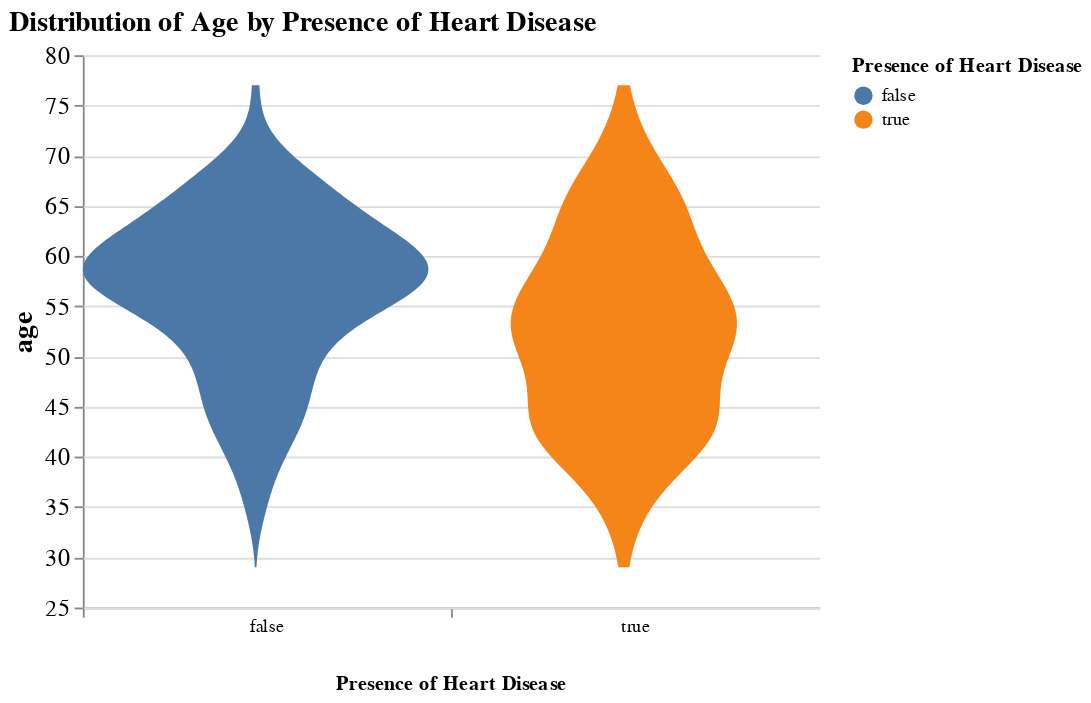

The code cell stored with this chart in its notebook:
### Code cell
# violin plot of age for each target 

kaggle_copy_2 = kaggle_df.copy()

kaggle_copy_2 = kaggle_copy_2.rename(columns={"target": "Presence of Heart Disease"})
kaggle_copy_2['Presence of Heart Disease'] = kaggle_copy_2['Presence of Heart Disease'].map({0: 'false', 1: 'true'})

alt.Chart(kaggle_copy_2).transform_density(
    'age',
    as_=['age', 'density'],
    groupby=['Presence of Heart Disease']
).mark_area(orient='horizontal').encode(
    y='age:Q',
    color='Presence of Heart Disease:N',
    x=alt.X(
        'density:Q',
        stack='center',
        impute=None,
        title=None,
        axis=alt.Axis(labels=False, values=[0],grid=False, ticks=True),
    ),
    column=alt.Column(
        'Presence of Heart Disease:N',
        header=alt.Header(
            titleOrient='bottom',
            labelOrient='bottom',
            labelPadding=0,
        ),
    )
).properties(
    width=200, 
    title = "Distribution of Age by Presence of Heart Disease"
).configure_facet(
    spacing=0
).configure_view(
    stroke=None
).configure_axis(
    labelFontSize = 13,
    titleFontSize = 15,
).configure_title(
    fontSize = 15
)

### Figure 1 — Vega-Lite specification as saved in the notebook (floating-point values rounded to 4 significant figures; data arrays with more than 128 entries replaced by an {"elided": "..."} marker saying what was removed)
{"config": {"view": {"continuousWidth": 400, "continuousHeight": 300, "stroke": null}, "axis": {"labelFontSize": 13, "titleFontSize": 15}, "facet": {"spacing": 0}, "title": {"fontSize": 15}}, "data": {"name": "data-c02d1c0655f2df0bef8f0bd931f4bfa3"}, "mark": {"type": "area", "orient": "horizontal"}, "encoding": {"color": {"type": "nominal", "field": "Presence of Heart Disease"}, "column": {"type": "nominal", "field": "Presence of Heart Disease", "header": {"labelOrient": "bottom", "labelPadding": 0, "titleOrient": "bottom"}}, "x": {"type": "quantitative", "axis": {"grid": false, "labels": false, "ticks": true, "values": [0]}, "field": "density", "impute": null, "stack": "center", "title": null}, "y": {"type": "quantitative", "field": "age"}}, "title": "Distribution of Age by Presence of Heart Disease", "transform": [{"density": "age", "groupby": ["Presence of Heart Disease"], "as": ["age", "density"]}], "width": 200, "$schema": "https://vega.github.io/schema/vega-lite/v4.8.1.json", "datasets": {"data-c02d1c0655f2df0bef8f0bd931f4bfa3": {"elided": "303 records"}}}
